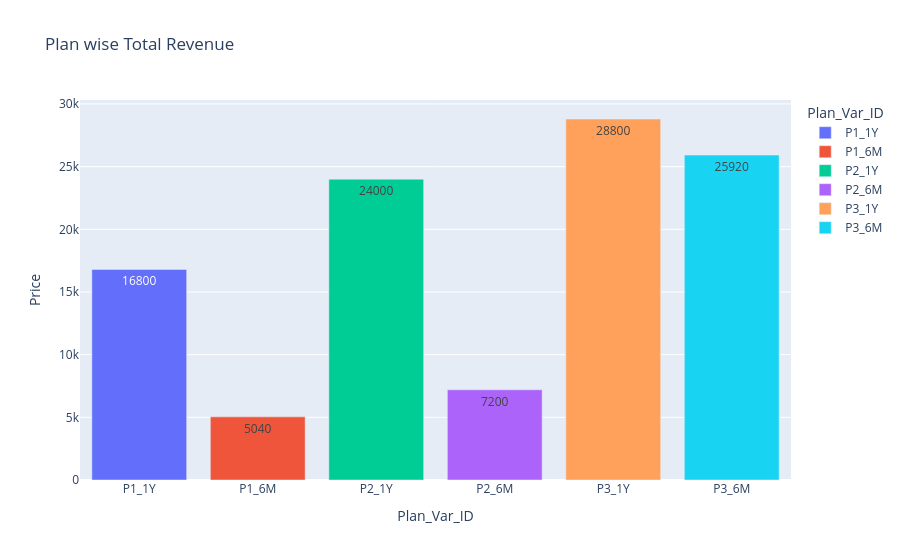

Notebook cell for this chart:
### Code cell
fig = px.bar(data_frame=q6, x='Plan_Var_ID', y='Price',
             title='Plan wise Total Revenue', color = 'Plan_Var_ID',
             text = 'Price')
fig.show()

### Figure 1 — Plotly figure (JSON) as saved in the notebook; plotly's stock layout.template omitted (floating-point values rounded to 4 significant figures)
{"data": [{"hovertemplate": "Plan_Var_ID=%{x}<br>Price=%{text}<extra></extra>", "legendgroup": "P1_1Y", "marker": {"color": "#636efa", "pattern": {"shape": ""}}, "name": "P1_1Y", "orientation": "v", "showlegend": true, "text": [16800.0], "textposition": "auto", "type": "bar", "x": ["P1_1Y"], "xaxis": "x", "y": [16800.0], "yaxis": "y"}, {"hovertemplate": "Plan_Var_ID=%{x}<br>Price=%{text}<extra></extra>", "legendgroup": "P1_6M", "marker": {"color": "#EF553B", "pattern": {"shape": ""}}, "name": "P1_6M", "orientation": "v", "showlegend": true, "text": [5040.0], "textposition": "auto", "type": "bar", "x": ["P1_6M"], "xaxis": "x", "y": [5040.0], "yaxis": "y"}, {"hovertemplate": "Plan_Var_ID=%{x}<br>Price=%{text}<extra></extra>", "legendgroup": "P2_1Y", "marker": {"color": "#00cc96", "pattern": {"shape": ""}}, "name": "P2_1Y", "orientation": "v", "showlegend": true, "text": [24000.0], "textposition": "auto", "type": "bar", "x": ["P2_1Y"], "xaxis": "x", "y": [24000.0], "yaxis": "y"}, {"hovertemplate": "Plan_Var_ID=%{x}<br>Price=%{text}<extra></extra>", "legendgroup": "P2_6M", "marker": {"color": "#ab63fa", "pattern": {"shape": ""}}, "name": "P2_6M", "orientation": "v", "showlegend": true, "text": [7200.0], "textposition": "auto", "type": "bar", "x": ["P2_6M"], "xaxis": "x", "y": [7200.0], "yaxis": "y"}, {"hovertemplate": "Plan_Var_ID=%{x}<br>Price=%{text}<extra></extra>", "legendgroup": "P3_1Y", "marker": {"color": "#FFA15A", "pattern": {"shape": ""}}, "name": "P3_1Y", "orientation": "v", "showlegend": true, "text": [28800.0], "textposition": "auto", "type": "bar", "x": ["P3_1Y"], "xaxis": "x", "y": [28800.0], "yaxis": "y"}, {"hovertemplate": "Plan_Var_ID=%{x}<br>Price=%{text}<extra></extra>", "legendgroup": "P3_6M", "marker": {"color": "#19d3f3", "pattern": {"shape": ""}}, "name": "P3_6M", "orientation": "v", "showlegend": true, "text": [25920.0], "textposition": "auto", "type": "bar", "x": ["P3_6M"], "xaxis": "x", "y": [25920.0], "yaxis": "y"}], "layout": {"barmode": "relative", "legend": {"title": {"text": "Plan_Var_ID"}, "tracegroupgap": 0}, "title": {"text": "Plan wise Total Revenue"}, "xaxis": {"anchor": "y", "categoryarray": ["P1_1Y", "P1_6M", "P2_1Y", "P2_6M", "P3_1Y", "P3_6M"], "categoryorder": "array", "domain": [0, 1], "title": {"text": "Plan_Var_ID"}}, "yaxis": {"anchor": "x", "domain": [0, 1], "title": {"text": "Price"}}}}
